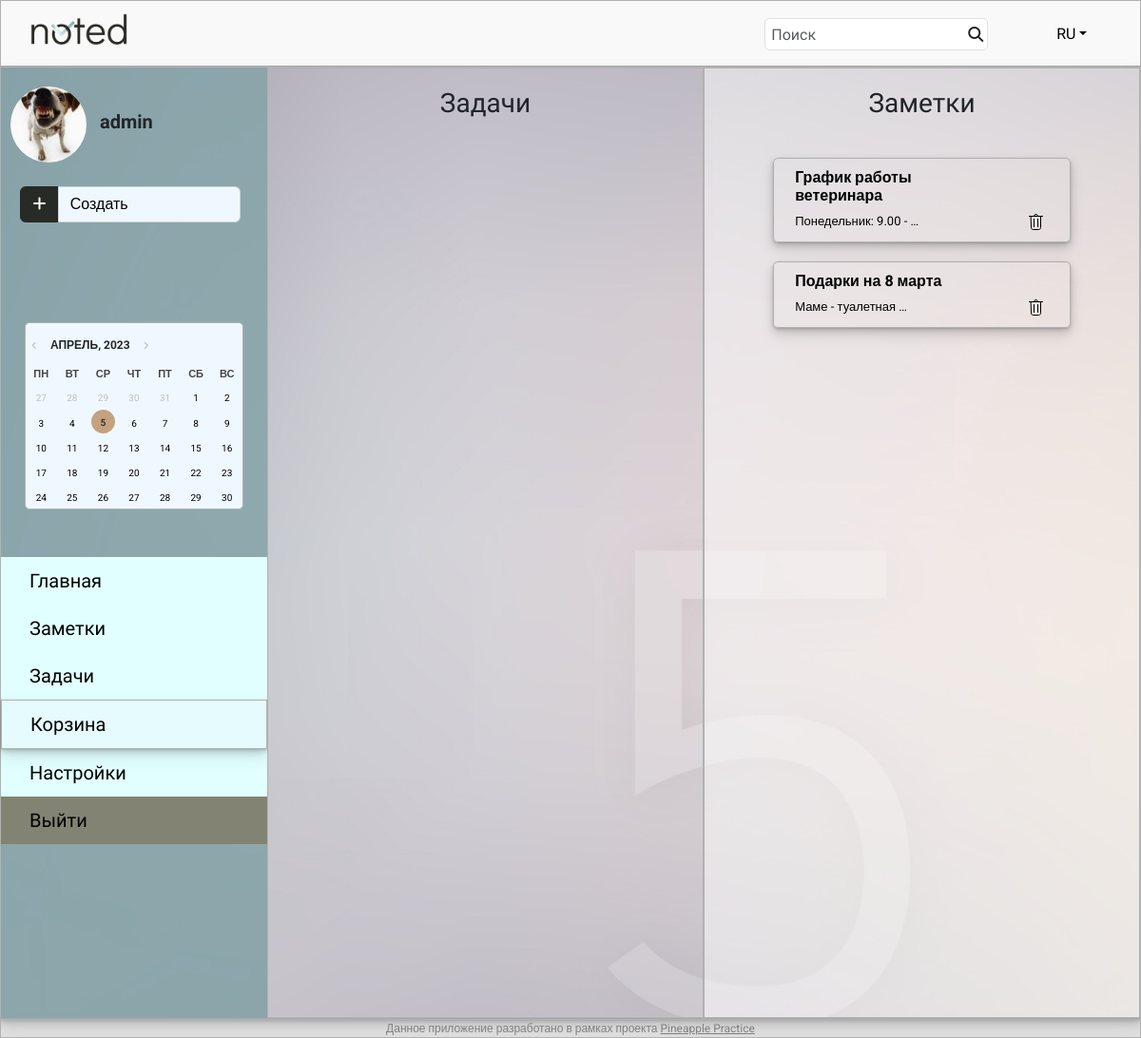
/main/trash (signed in), run on an earlier commit of the app's database.
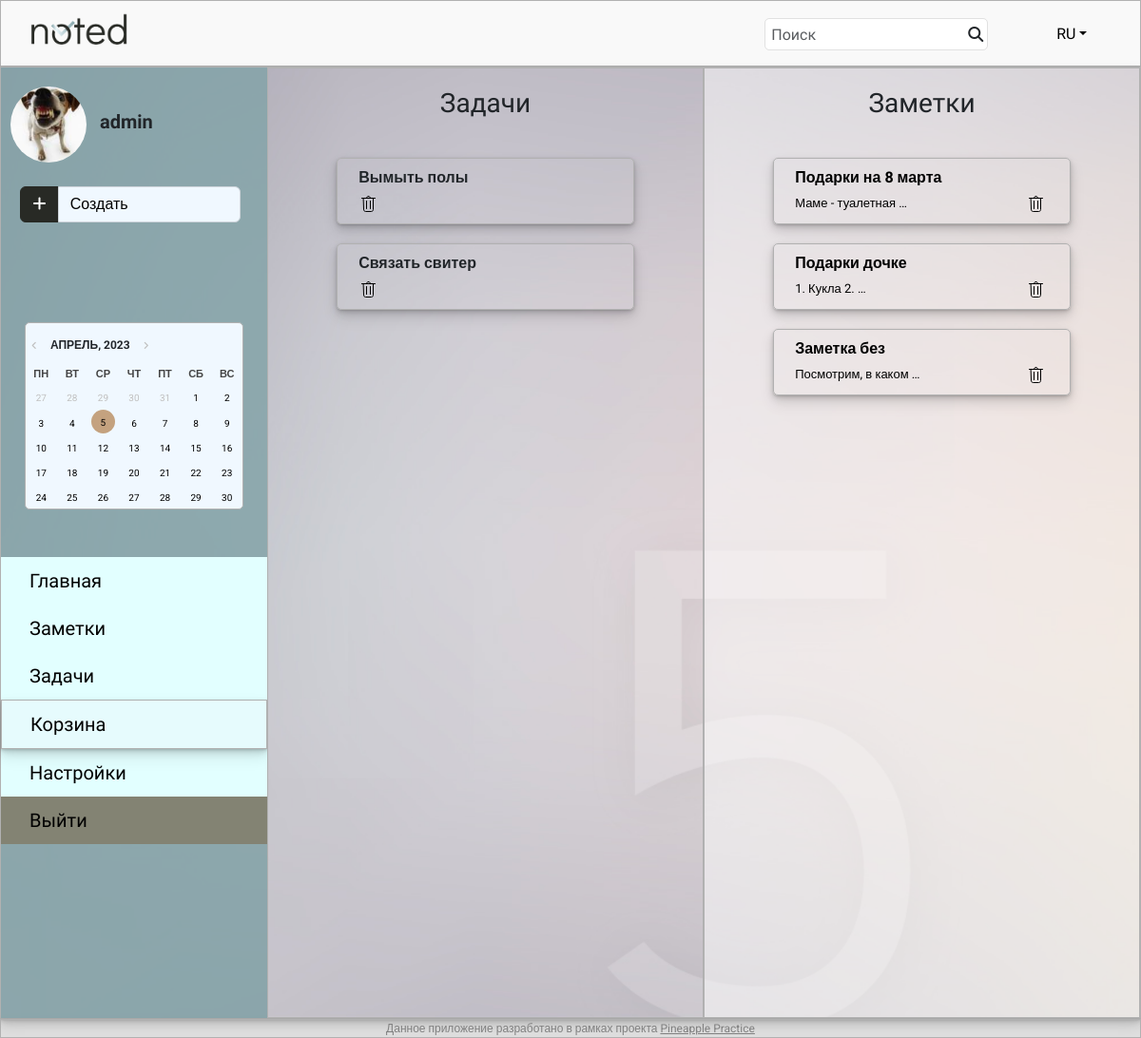
And on a later commit of the database.
### notes/models.py (models this page shows, shortened)
class Note(models.Model):
    note_title = models.CharField(max_length=250)
    note_text = models.TextField()
    add_at = models.DateTimeField(blank=True)
    note_author = models.ForeignKey(User, on_delete=models.CASCADE)
    note_trash = models.BooleanField(default=False)
    note_file = models.FileField(null=True, blank=True, upload_to='documents')

class Task(models.Model):
    task_title = models.CharField(max_length=1000)
    task_author = models.ForeignKey(User, on_delete=models.CASCADE)
    task_date = models.DateField()
    add_at = models.DateTimeField(blank=True)
    task_priority = models.BooleanField(default=False)
    task_deleted = models.BooleanField(default=False)
    task_trash = models.BooleanField(default=False)

### notes/views.py (the view)
# urls.py: path('trash', trash, name='trash'),
@login_required
def trash(request):
    user = request.user
    task_trash = Task.objects.filter(task_author=user, task_trash=True)
    note_trash = Note.objects.filter(note_author=user, note_trash=True)
    return render(request, 'trash.html', context={'task_trash': task_trash, 'note_trash': note_trash})

### templates/trash.html (shortened to what the changed rows need)
{% extends "default.html" %}
{% block content %}
    <div class="container-xxl main-main">
        <div class="row">
            <div class="col" id="tasks-notes">
                <div class="row">
                    <div class="col-6 tasks">
                        <div class="col-8 offset-2">
                            {% for task in task_trash %}
                                <div class="row note-block">
                                    <div class="col-10">
                                        <h6><b>{{ task.task_title }}</b></h6>
                                        <a href="{% url 'task_perm_delete' task.id %}">
                                            <img src="/static/images/icons/trash_icon.svg"/>
                                        </a>
                                    </div>
                                </div>
                            {% endfor %}
                        </div>
                    </div>
                    <div class="col-6 notes" style="background: rgba(255, 255, 255, 0.5);">
                        <div class="col-8 offset-2 main-notes">
                        {% for note in note_trash %}
                            <div class="row note-block">
                                <div class="row">
                                    <div class="col-10">
                                        <a href="{% url 'note_details' note.id %}"><h6><b>{{ note.note_title }}</b></h6></a>
                                    </div>
                                    <div class="col-2 ms-auto note_date">
                                    </div>
                                </div>
                                <div class="row align-items-start">
                                    <div class="col-10">
                                        <a href="{% url 'note_details' note.id %}">{{ note.note_text | truncatewords:3 }}</a>
                                    </div>
                                    <div class="col-1 ms-auto">
                                        <a href="{% url 'note_perm_delete' note.id %}">
                                            <img src="/static/images/icons/trash_icon.svg" />
                                        </a>
                                    </div>
                                </div>
                            </div>
                        {% endfor %}
                        </div>
                    </div>
                </div>
            </div>
        </div>
    </div>
{% endblock content %}

What changed in the data, as far as the page shows it:
no longer on this page (row edited): Note: note_title "График работы ветеринара", note_text "Понедельник: 9.00 - …"
added Task: task_title "Вымыть полы"
added Task: task_title "Связать свитер"
now on this page (row edited): Note: note_title "Подарки дочке", note_text "1. Кукла 2. …"
now on this page (row edited): Note: note_title "Заметка без", note_text "Посмотрим, в каком …"
